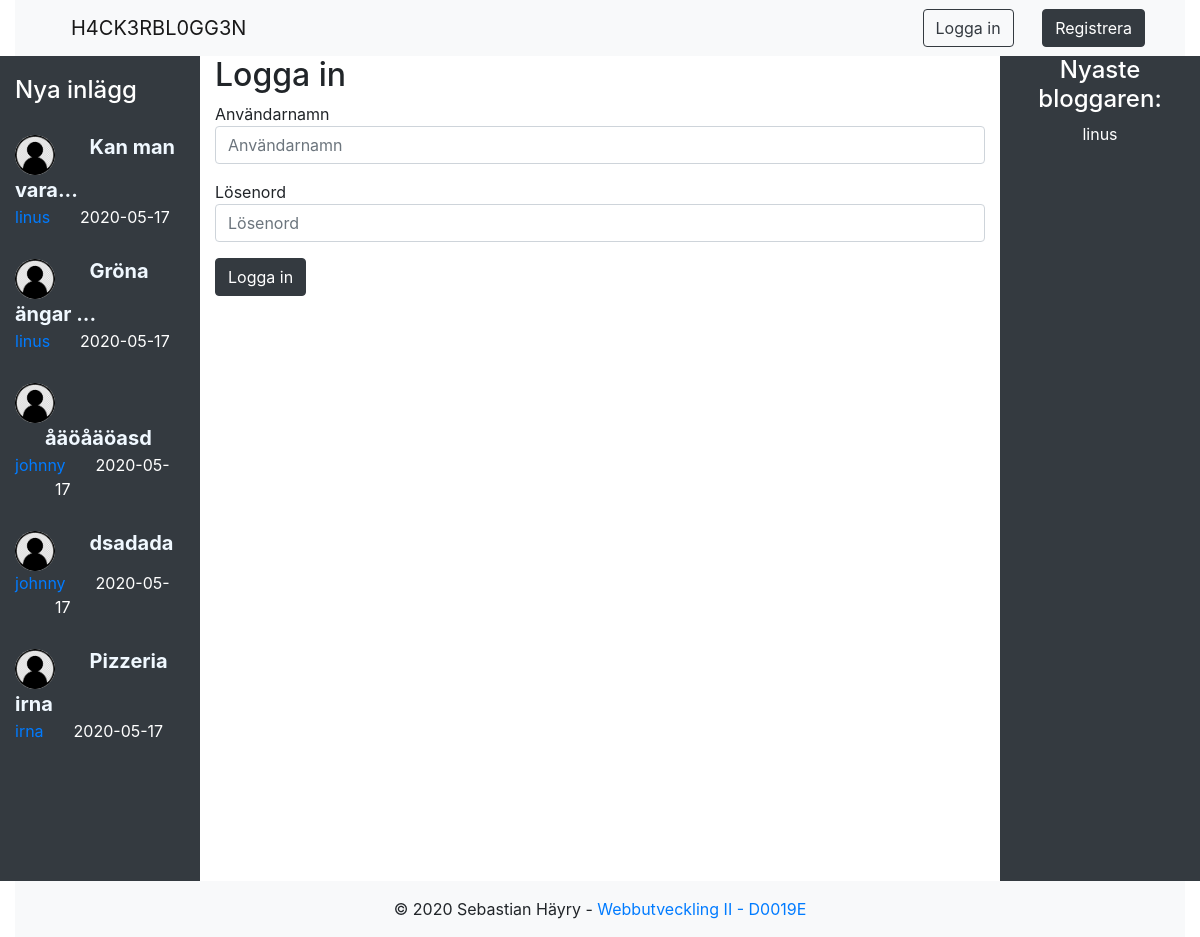
The page /login.php on the database its author committed.
### tables this page shows
CREATE TABLE IF NOT EXISTS `User` (
  `user_id` int(11) NOT NULL,
  `user_name` varchar(255) NOT NULL,
  `user_password` varchar(255) NOT NULL,
  `user_image` varchar(255) DEFAULT NULL,
  `user_presentation` text
);

CREATE TABLE IF NOT EXISTS `Post` (
  `post_id` int(11) NOT NULL,
  `post_user_id` int(11) NOT NULL,
  `post_title` varchar(255) NOT NULL,
  `post_content` text NOT NULL,
  `post_date` date NOT NULL
);

### menu.php (the view, shortened to what this page needs)
<div class="row">
    <div id="menu" class="col-2 bg-dark text-white">
        <h4>Nya inlägg</h4>
        <div class="top5-border">
        <?php
        include_once (__DIR__."/controller/db_controller.php");
        foreach(getFiveLatestBlogs() as $db_data){
            ?>
            <div class="top5-border">
            <img src="<?php echo base."uploads/".$db_data['user_image']?>" id="top5img"/>
            <a href="<?php echo base."admin/blogpost.php?user=".$db_data['post_user_id']."&id=".$db_data['post_id'] ?>" id="top5-title"><?php echo mb_strimwidth($db_data['post_title'],0,15,"...")?></a>
            <br>
            <div id="menu-user"><a href="<?=base."admin/publicuser.php?user=".$db_data['post_user_id']?>"><?php echo$db_data['user_name'] ?></a></div><div id="menu-date"><?php echo $db_data['post_date']?></div>
            </div>
                <?php
        }
        ?>
            </div>
    </div>

### login.php (shortened to what this page needs)
<?php
include_once (__DIR__."/controller/db_controller.php");
?>
<!doctype html>
<head>
    <link rel="stylesheet" href="https://stackpath.bootstrapcdn.com/bootstrap/4.4.1/css/bootstrap.min.css">
    <link rel="stylesheet" href="css/styles.css">
</head>
<body>
<div class="container-fluid">
    <?php
    include_once "nav.php";
    include_once "menu.php";
    ?>
    <div class="col-8">
    <h2> Logga in </h2>
    <form method="post">
        <div class="form-group">
            <label">Användarnamn</label>
            <input type="username" class="form-control" aria-describedby="usernameHelp" name="username" placeholder="Användarnamn">
        </div>
        <div class="form-group">
            <label">Lösenord</label>
            <input type="password" class="form-control"  name="password" placeholder="Lösenord">
        </div>
        <button type="submit" class="btn btn-dark" name="log_in_user">Logga in</button>
    </form>
    </div>
    <?php
    include_once "info.php";
    include_once "footer.php";
    ?>
</div>
</body>
</html>

### nav.php (shortened to what this page needs)
<?php
include_once __DIR__."/controller/db_controller.php";
if(!isset($_SESSION['username'])) {
?>
<nav class="navbar navbar-expand-lg navbar-light bg-light ">
    <a class="navbar-brand" name="back-to-index" href="<?=base?>index.php">H4CK3RBL0GG3N</a>
    <div class="collapse navbar-collapse" id="navbarSupportedContent">
        <form class="form-horizontal" method="post" >
            <button class="btn btn-outline-dark my-2 my-sm-0 mr-4" id="btn-log-in" name="log_in_nav">Logga in</button>
            <button class="btn btn-dark my-2 my-sm-0 mr-4" type="submit" id="btn-register" name="register_nav">Registrera</button>
        </form>
    </div>
</nav>
<?php
}
?>

### info.php
<div class="col-2 bg-dark text-white text-center">
    <h4>Nyaste bloggaren:</h4>
    <?php
    include_once "controller/db_controller.php";
    getNewestUser();
    ?>
</div>
</div>

### controller/db_controller.php (shortened to what this page needs)
<?php
function openConnection(){
    $db = new Database();
    $conn = new mysqli($db->getServer(), $db->getUsername(), $db->getPassword(), $db->getDatabase());
   $conn->set_charset("utf8");
    return $conn;
}
function getFiveLatestBlogs(){
    $rows = array();
    $link = openConnection();
    $query = "SELECT u.user_name,u.user_image,p.post_id,p.post_user_id, p.post_title, post_date FROM user AS u JOIN Post AS p ON (u.user_id = p.post_user_id) ORDER BY post_id DESC LIMIT 5 ";
    if($stmt = mysqli_prepare($link, $query)) {
        mysqli_stmt_execute($stmt);
    }
    $result = $stmt->get_result();
   while($row = mysqli_fetch_assoc($result)){
       $rows[] = $row;
   }
    return $rows;
}
function getNewestUser(){
    $query ="SELECT user_name from User ORDER BY user_id DESC LIMIT 1 ";
    $result = openConnection()->query($query);
    $rows = $result->num_rows;
    for ($j = 0 ; $j < $rows ; ++$j)
    {
        $row = $result->fetch_array(MYSQLI_ASSOC);
        echo htmlspecialchars($row['user_name']) . '<br>';
    }
}
?>

### footer.php
<footer class="page-footer font-small blue navbar-light bg-light">
  <div class="footer-copyright text-center py-3">© <?php echo date("Y"); ?> Sebastian Häyry -
    <a href="https://www.ltu.se/edu/course/D00/D0019E/D0019E-Webbutveckling-II-Skriptsprak-och-databaser-1.87261"> Webbutveckling II - D0019E</a>
  </div>
</footer>

### css/styles.css (style rules this page uses)
#menu { min-height: 825px; }
#menu h4 { margin-top: 20px; margin-bottom: 20px; }
.top5-border { padding: 10px; padding: 0; margin-bottom: 20px; }
#top5img { border-radius: 50% !important; width: 40px; height: 40px; margin-left: 0px; margin-top: 10px; background-size: cover; display: inline-block; }
#top5-title { font-size: 20px; font-weight: bold; color: aliceblue; text-decoration: none; display:inline; margin-left: 30px; }
#menu-user { float:left; padding-right: 30px; }
#menu-date { margin-left:40px; }
.navbar-brand { margin-left: 40px; }

### rows shown on the page
user: user_image (picture), post.post_title "Kan man vara...", user_name "linus", post.post_date "2020-05-17", post.post_title "Gröna ängar ..."
user: user_image (picture), post.post_title "åäöåäöasd", user_name "johnny", post.post_date "2020-05-17", post.post_title "dsadada"
user: user_image (picture), post.post_title "Pizzeria irna", user_name "irna", post.post_date "2020-05-17"
